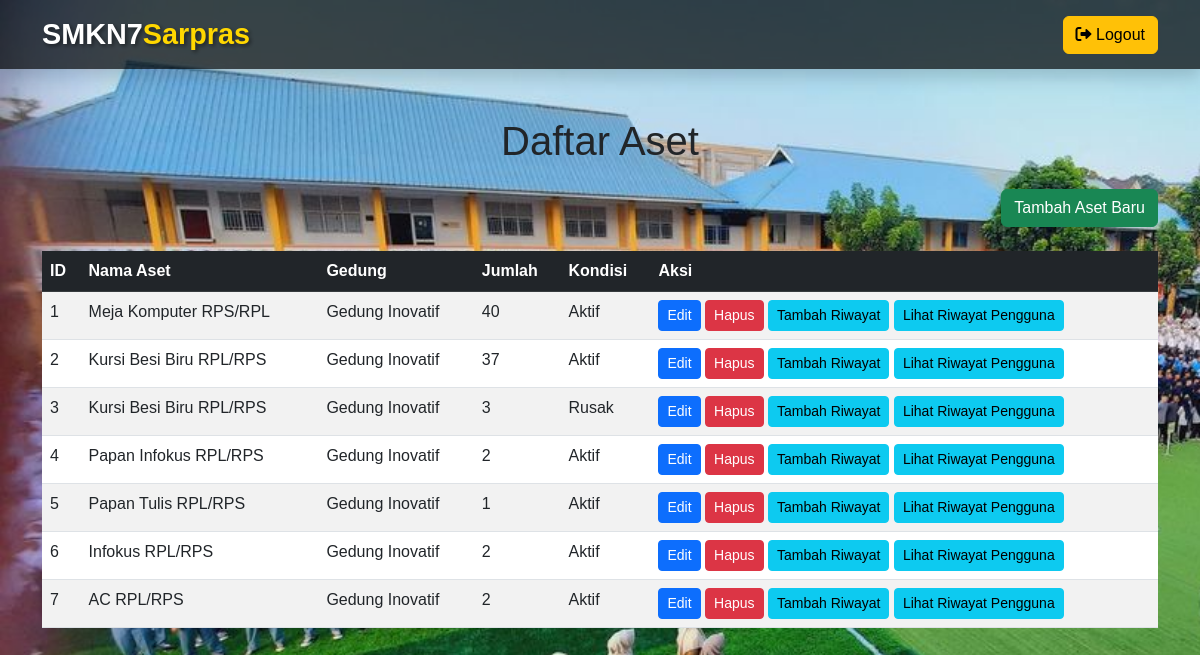
The app's page /admin/asset_list.php with its own data.
### tables this page shows
CREATE TABLE `assets` (
  `id` tinyint(4) NOT NULL,
  `nama` varchar(50) NOT NULL,
  `building` varchar(50) NOT NULL,
  `asset_condition` varchar(255) DEFAULT NULL,
  `jumlah` int(10) NOT NULL
);

CREATE TABLE `buildings` (
  `id` int(11) NOT NULL,
  `building_name` varchar(255) NOT NULL,
  `letak_gedung_lantai` int(11) NOT NULL,
  `created_at` timestamp NOT NULL DEFAULT CURRENT_TIMESTAMP
);

### config/list_gedungasset.php (called while the page is built, shortened)
<?php
$query = "SELECT assets.*, buildings.building_name FROM assets LEFT JOIN buildings ON assets.building = buildings.id ORDER BY assets.id ASC";
$result = mysqli_query($conn, $query);
?>

### admin/asset_list.php (the view, shortened to what this page needs)
<?php
include '../config/connect.php';
include '../config/list_gedungasset.php';
?>
<!DOCTYPE html>
<html lang="id">
<head>
    <link href="https://cdn.jsdelivr.net/npm/bootstrap@5.3.0/dist/css/bootstrap.min.css" rel="stylesheet">
    <link rel="stylesheet" href="../config/all.css">
</head>
<body class="bg-light">
    <?php include '../navbar/nav_admin.php'; ?>
    <div class="container my-5">
        <h1 class="text-center mb-4">Daftar Aset</h1>
        <div class="mb-4 text-end">
            <button class="btn btn-success" data-bs-toggle="modal" data-bs-target="#addAssetModal">Tambah Aset
                Baru</button>
        </div>
        <table class="table table-striped">
            <thead class="table-dark">
                <tr>
                    <th>ID</th>
                    <th>Nama Aset</th>
                    <th>Gedung</th>
                    <th>Jumlah</th>
                    <th>Kondisi</th>
                    <th>Aksi</th>
                </tr>
            </thead>
            <tbody>
                <?php
                $nomor = 1;
                if (mysqli_num_rows($result) > 0) {
                    while ($row = mysqli_fetch_assoc($result)) {
                        echo "<tr>";
                        echo "<td>" . $nomor++ . "</td>";
                        echo "<td>" . htmlspecialchars($row['nama']) . "</td>";
                        echo "<td>" . htmlspecialchars($row['building_name']) . "</td>";
                        echo "<td>" . htmlspecialchars($row['jumlah']) . "</td>";
                        echo "<td>" . htmlspecialchars($row['asset_condition']) . "</td>";
                        echo "<td>
                    <button class='btn btn-primary btn-sm edit-asset' data-bs-toggle='modal' data-bs-target='#editAssetModal' data-id='" . $row['id'] . "'>Edit</button>
                    <a href='delete_asset.php:?id=" . $row['id'] . "' class='btn btn-danger btn-sm' onclick='return confirm(\"Apakah Anda yakin ingin menghapus aset ini?\")'>Hapus</a>
                    <button class='btn btn-info btn-sm' data-bs-toggle='modal' data-bs-target='#tambahRiwayatModal' data-id='" . $row['id'] . "'>Tambah Riwayat</button>
                    <button class='btn btn-info btn-sm btn-action' data-bs-toggle='modal' data-bs-target='#viewHistoryModal' data-id='" . $row['id'] . "'>Lihat Riwayat Pengguna</button>
                </td>";
                        echo "</tr>";
                    }
                } else {
                    echo "<tr><td colspan='5' class='text-center'>Tidak ada aset yang ditemukan.</td></tr>";
                }
                ?>
            </tbody>
        </table>
    </div>
</body>
</html>

### navbar/nav_admin.php (shortened to what this page needs)
<!DOCTYPE html>
<html lang="en">
<head>
    <link href="https://cdn.jsdelivr.net/npm/bootstrap@5.3.0/dist/css/bootstrap.min.css" rel="stylesheet">
    <link href="https://cdnjs.cloudflare.com/ajax/libs/font-awesome/6.0.0-beta3/css/all.min.css" rel="stylesheet">
    <link href="config/all.css" rel="stylesheet"
</head>
<nav class="navbar navbar-expand-lg navbar-dark shadow">
    <div class="container">
        <a class="navbar-brand" href="../admin/index.php">
            <span class="navbar-logo animate__animated animate__fadeInLeft">SMKN7<span>Sarpras</span></span>
        </a>
        <div class="collapse navbar-collapse" id="navbarNav">
            <ul class="navbar-nav ms-auto">
                <li class="nav-item">
                    <a class="btn btn-warning" href="../config/logout.php"><i class="fas fa-sign-out-alt"></i> Logout</a>
                </li>
            </ul>
        </div>
    </div>
</nav>

### config/all.css (style rules this page uses)
body { background-image: url('../img/lapangan.jpg'); background-size: cover; background-repeat: no-repeat; background-attachment: fixed; font-family: 'Poppins', sans-serif; }
.navbar { background-color: rgba(0, 0, 0, 0.7); }
.navbar-logo { font-size: 1.8rem; font-weight: bold; color: #fff; text-shadow: 2px 2px 4px rgba(0,0,0,0.5); }
.navbar-logo span { color: #ffd700; }
.animate__animated { animation-duration: 1s; animation-fill-mode: both; }

### records on screen
assets: nama "Meja Komputer RPS/RPL", buildings.building_name "Gedung Inovatif", jumlah "40", asset_condition "Aktif"
assets: nama "Kursi Besi Biru RPL/RPS", buildings.building_name "Gedung Inovatif", jumlah "37", asset_condition "Aktif"
assets: nama "Kursi Besi Biru RPL/RPS", buildings.building_name "Gedung Inovatif", jumlah "3", asset_condition "Rusak"
assets: nama "Papan Infokus RPL/RPS", buildings.building_name "Gedung Inovatif", jumlah "2", asset_condition "Aktif"
assets: nama "Papan Tulis RPL/RPS", buildings.building_name "Gedung Inovatif", jumlah "1", asset_condition "Aktif"
assets: nama "Infokus RPL/RPS", buildings.building_name "Gedung Inovatif", jumlah "2", asset_condition "Aktif"
assets: nama "AC RPL/RPS", buildings.building_name "Gedung Inovatif", jumlah "2", asset_condition "Aktif"
